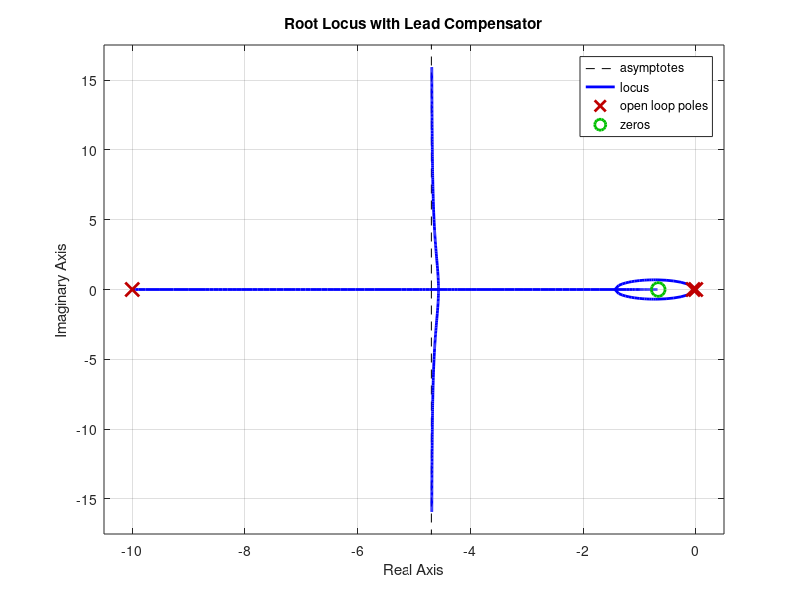
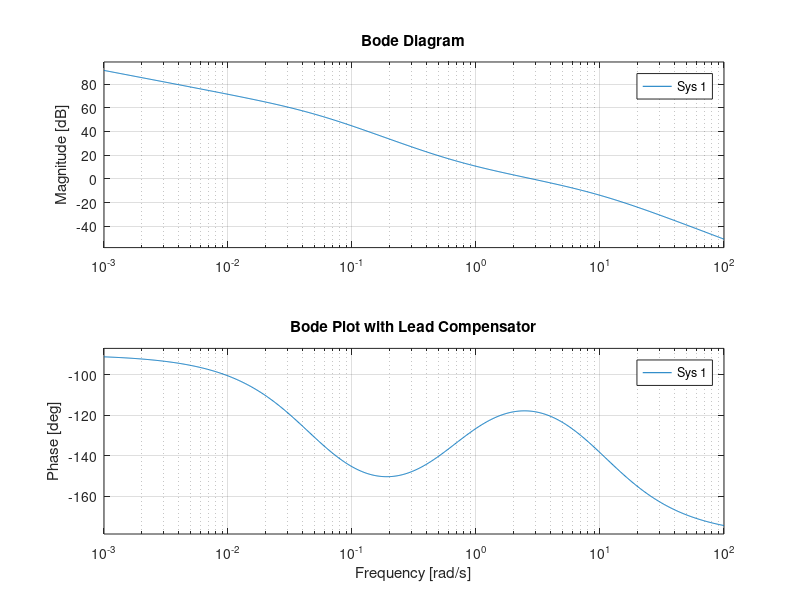
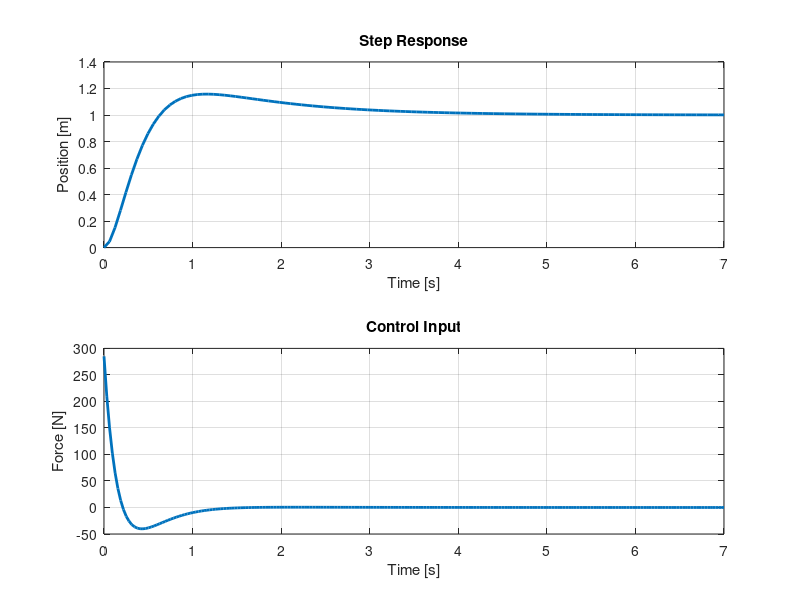

Recreate these plots in MATLAB, in order.
%% Controller Design

% Define system parameters
m = 10;
k = 0.5;

% Transfer function variable
s = tf('s');

% System transfer function
P = 1/(s*(m*s + k));

% Lead compensator parameters
kl = 19;
tau_p = 0.1;
tau_z = 1.5;

% Lead compensator transfer function
C_L = kl * (tau_z * s + 1) / (tau_p * s + 1);

% Closed-loop transfer function for lead compensator
G_L = feedback(C_L * P, 1);

% Print G_L poles
pole(G_L)

% Plot root locus for lead compensator
figure;
rlocus(C_L * P);
title('Root Locus with Lead Compensator');

% Plot Bode diagram for lead compensator
figure;
bode(C_L * P);
title('Bode Plot with Lead Compensator');
grid on;

% Calculate the gain and phase margins for lead compensator
[gm, pm, wcg, wcp] = margin(C_L * P);
gm_dB = 20 * log10(gm);

% Print margins
fprintf('Gain Margin: %.3g dB at frequency %.3g rad/sec\n', gm_dB, wcg);
fprintf('Phase Margin: %.3g deg at frequency %.3g rad/sec\n', pm, wcp);
fprintf('Delay Margin: %.3g seconds\n', (pm * pi / 180) / wcp);

% Step response plot
figure;
subplot(2, 1, 1);
[y_G_L, T_G_L] = step(G_L);
plot(T_G_L, y_G_L, 'LineWidth', 2);
title('Step Response');
grid on;
xlabel('Time [s]');
ylabel('Position [m]');

% Transfer function from setpoint to control input (torque)
G_L_u = C_L / (1 + C_L * P);

% Step response - control input
subplot(2, 1, 2);
[y_G_L_u, T_G_L_u] = step(G_L_u);
plot(T_G_L_u, y_G_L_u, 'LineWidth', 2);
title('Control Input');
grid on;
xlabel('Time [s]');
ylabel('Force [N]');

%% Observer Design

% Extended system dynamics (3rd state is the disturbance)

Ae = [-k/m 0 1/m; 1 0 0; 0 0 0];
Be = [1/m; 0; 0];
Ce = [0 1 0];
De = 0;

% Place observer poles farther left from the closed loop function poles
L = place(Ae', Ce', [-3 -3.5 -4])';

%% Discretize Controller

% Sample time
Ts = 0.1;

% Discretize controller
C_L_d = c2d(C_L, Ts, 'matched');

% Discretise Observer
obs = ss(Ae, Be, Ce, De);
obs_d = c2d(obs, Ts);